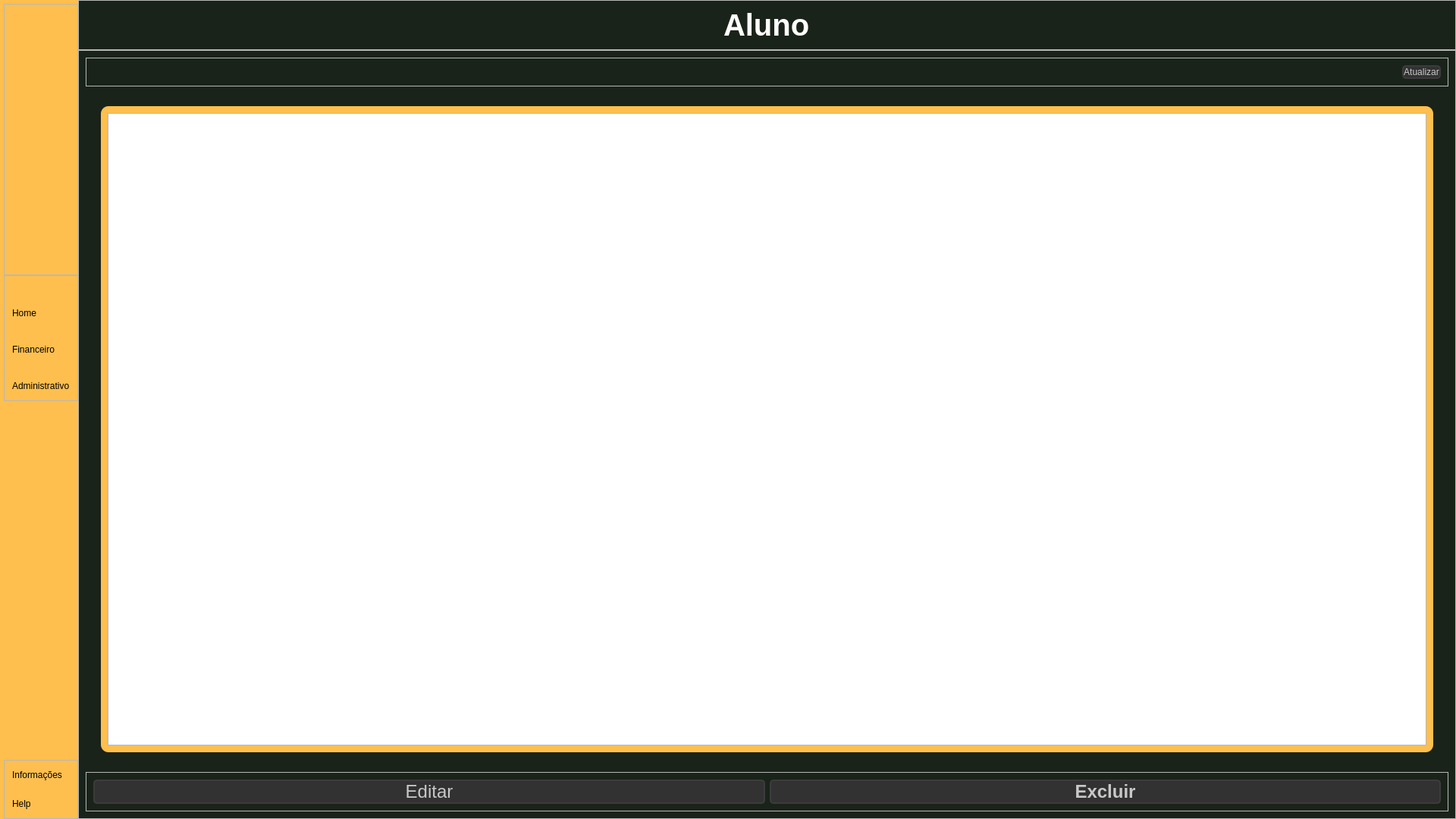
<?xml version="1.0" encoding="UTF-8"?>
<ui version="4.0">
 <class>editAluno</class>
 <widget class="QDialog" name="editAluno">
  <property name="geometry">
   <rect>
    <x>0</x>
    <y>0</y>
    <width>1920</width>
    <height>1080</height>
   </rect>
  </property>
  <property name="windowTitle">
   <string>Dialog</string>
  </property>
  <layout class="QGridLayout" name="gridLayout">
   <property name="leftMargin">
    <number>0</number>
   </property>
   <property name="topMargin">
    <number>0</number>
   </property>
   <property name="rightMargin">
    <number>0</number>
   </property>
   <property name="bottomMargin">
    <number>0</number>
   </property>
   <property name="spacing">
    <number>0</number>
   </property>
   <item row="0" column="0">
    <widget class="QWidget" name="widget" native="true">
     <property name="styleSheet">
      <string notr="true"/>
     </property>
     <layout class="QHBoxLayout" name="horizontalLayout">
      <property name="spacing">
       <number>0</number>
      </property>
      <property name="leftMargin">
       <number>0</number>
      </property>
      <property name="topMargin">
       <number>0</number>
      </property>
      <property name="rightMargin">
       <number>0</number>
      </property>
      <property name="bottomMargin">
       <number>0</number>
      </property>
      <item alignment="Qt::AlignLeft">
       <widget class="QWidget" name="leftMenu" native="true">
        <property name="styleSheet">
         <string notr="true">#leftMenu
{
	
	background-color: rgb(254, 191, 78);
}</string>
        </property>
        <layout class="QVBoxLayout" name="verticalLayout_2">
         <property name="spacing">
          <number>0</number>
         </property>
         <property name="leftMargin">
          <number>5</number>
         </property>
         <property name="topMargin">
          <number>0</number>
         </property>
         <property name="rightMargin">
          <number>0</number>
         </property>
         <property name="bottomMargin">
          <number>0</number>
         </property>
         <item alignment="Qt::AlignLeft">
          <widget class="QWidget" name="leftMenuSub" native="true">
           <layout class="QVBoxLayout" name="verticalLayout_3">
            <property name="spacing">
             <number>0</number>
            </property>
            <property name="leftMargin">
             <number>0</number>
            </property>
            <property name="topMargin">
             <number>5</number>
            </property>
            <property name="rightMargin">
             <number>0</number>
            </property>
            <property name="bottomMargin">
             <number>0</number>
            </property>
            <item>
             <widget class="QFrame" name="frame">
              <property name="frameShape">
               <enum>QFrame::StyledPanel</enum>
              </property>
              <property name="frameShadow">
               <enum>QFrame::Raised</enum>
              </property>
              <layout class="QHBoxLayout" name="horizontalLayout_2">
               <property name="spacing">
                <number>0</number>
               </property>
               <property name="leftMargin">
                <number>0</number>
               </property>
               <property name="topMargin">
                <number>0</number>
               </property>
               <property name="rightMargin">
                <number>0</number>
               </property>
               <property name="bottomMargin">
                <number>0</number>
               </property>
               <item alignment="Qt::AlignLeft">
                <widget class="QLabel" name="logo">
                 <property name="maximumSize">
                  <size>
                   <width>166</width>
                   <height>56</height>
                  </size>
                 </property>
                 <property name="styleSheet">
                  <string notr="true">#logo
{
	backgroud-repeat: no-repeat;
backgroud-position: center;
}</string>
                 </property>
                 <property name="text">
                  <string/>
                 </property>
                 <property name="pixmap">
                  <pixmap>../imgplural/nova.png</pixmap>
                 </property>
                 <property name="scaledContents">
                  <bool>true</bool>
                 </property>
                </widget>
               </item>
              </layout>
             </widget>
            </item>
            <item alignment="Qt::AlignTop">
             <widget class="QFrame" name="frame_2">
              <property name="sizePolicy">
               <sizepolicy hsizetype="Preferred" vsizetype="Preferred">
                <horstretch>0</horstretch>
                <verstretch>0</verstretch>
               </sizepolicy>
              </property>
              <property name="frameShape">
               <enum>QFrame::StyledPanel</enum>
              </property>
              <property name="frameShadow">
               <enum>QFrame::Raised</enum>
              </property>
              <layout class="QVBoxLayout" name="verticalLayout_4">
               <property name="spacing">
                <number>0</number>
               </property>
               <property name="leftMargin">
                <number>0</number>
               </property>
               <property name="topMargin">
                <number>10</number>
               </property>
               <property name="rightMargin">
                <number>0</number>
               </property>
               <property name="bottomMargin">
                <number>10</number>
               </property>
               <item>
                <widget class="QPushButton" name="homeButton">
                 <property name="toolTip">
                  <string>Home</string>
                 </property>
                 <property name="styleSheet">
                  <string notr="true">#homeButton
{
	border: none;
	backgroud-color: transparent;
	backgroud: none;
	padding: 2px 10px;
	margin: 0;
	text-align: left;
	margin-top: 30px
}</string>
                 </property>
                 <property name="text">
                  <string>Home</string>
                 </property>
                 <property name="icon">
                  <iconset>
                   <normaloff>../imgplural/feather/home.svg</normaloff>../imgplural/feather/home.svg</iconset>
                 </property>
                 <property name="iconSize">
                  <size>
                   <width>24</width>
                   <height>24</height>
                  </size>
                 </property>
                </widget>
               </item>
               <item>
                <widget class="QPushButton" name="finButton">
                 <property name="toolTip">
                  <string>Financeiro</string>
                 </property>
                 <property name="styleSheet">
                  <string notr="true">#finButton
{
	border: none;
	backgroud-color: transparent;
	backgroud: none;
	padding: 2px 10px;
	margin: 0;
	text-align: left;
	margin-top: 30px
}</string>
                 </property>
                 <property name="text">
                  <string>Financeiro</string>
                 </property>
                 <property name="icon">
                  <iconset>
                   <normaloff>../imgplural/feather/dollar-sign.svg</normaloff>../imgplural/feather/dollar-sign.svg</iconset>
                 </property>
                 <property name="iconSize">
                  <size>
                   <width>24</width>
                   <height>24</height>
                  </size>
                 </property>
                </widget>
               </item>
               <item>
                <widget class="QPushButton" name="admButton">
                 <property name="toolTip">
                  <string>Administrativo</string>
                 </property>
                 <property name="styleSheet">
                  <string notr="true">#admButton
{
	border: none;
	backgroud-color: transparent;
	backgroud: none;
	margin: 0;
	text-align: left;
	padding: 2px 10px;
	margin-top: 30px
}</string>
                 </property>
                 <property name="text">
                  <string>Administrativo</string>
                 </property>
                 <property name="icon">
                  <iconset>
                   <normaloff>../imgplural/feather/archive.svg</normaloff>../imgplural/feather/archive.svg</iconset>
                 </property>
                 <property name="iconSize">
                  <size>
                   <width>24</width>
                   <height>24</height>
                  </size>
                 </property>
                </widget>
               </item>
              </layout>
             </widget>
            </item>
            <item alignment="Qt::AlignBottom">
             <widget class="QFrame" name="frame_3">
              <property name="frameShape">
               <enum>QFrame::StyledPanel</enum>
              </property>
              <property name="frameShadow">
               <enum>QFrame::Raised</enum>
              </property>
              <layout class="QVBoxLayout" name="verticalLayout_5">
               <property name="spacing">
                <number>0</number>
               </property>
               <property name="leftMargin">
                <number>0</number>
               </property>
               <property name="topMargin">
                <number>10</number>
               </property>
               <property name="rightMargin">
                <number>0</number>
               </property>
               <property name="bottomMargin">
                <number>10</number>
               </property>
               <item>
                <widget class="QPushButton" name="infoButton">
                 <property name="toolTip">
                  <string>Help</string>
                 </property>
                 <property name="styleSheet">
                  <string notr="true">#infoButton
{
	border: none;
	backgroud-color: transparent;
	backgroud: none;
	padding: 2px 10px;
	margin: 0;
	text-align: left;
}</string>
                 </property>
                 <property name="text">
                  <string>Informações</string>
                 </property>
                 <property name="icon">
                  <iconset>
                   <normaloff>../imgplural/feather/info.svg</normaloff>../imgplural/feather/info.svg</iconset>
                 </property>
                 <property name="iconSize">
                  <size>
                   <width>24</width>
                   <height>24</height>
                  </size>
                 </property>
                </widget>
               </item>
               <item>
                <widget class="QPushButton" name="helpButton">
                 <property name="toolTip">
                  <string>Help</string>
                 </property>
                 <property name="styleSheet">
                  <string notr="true">#helpButton
{
	border: none;
	backgroud-color: transparent;
	backgroud: none;
	padding: 2px 10px;
	margin: 0;
	text-align: left;
	margin-top: 20px
}</string>
                 </property>
                 <property name="text">
                  <string>Help</string>
                 </property>
                 <property name="icon">
                  <iconset>
                   <normaloff>../imgplural/feather/help-circle.svg</normaloff>../imgplural/feather/help-circle.svg</iconset>
                 </property>
                 <property name="iconSize">
                  <size>
                   <width>24</width>
                   <height>24</height>
                  </size>
                 </property>
                </widget>
               </item>
              </layout>
             </widget>
            </item>
           </layout>
          </widget>
         </item>
        </layout>
       </widget>
      </item>
      <item>
       <widget class="QWidget" name="rightMenu" native="true">
        <property name="sizePolicy">
         <sizepolicy hsizetype="Expanding" vsizetype="Preferred">
          <horstretch>0</horstretch>
          <verstretch>0</verstretch>
         </sizepolicy>
        </property>
        <property name="maximumSize">
         <size>
          <width>16777215</width>
          <height>16777215</height>
         </size>
        </property>
        <property name="styleSheet">
         <string notr="true">#rightMenu
{
	
	background-color: rgb(26, 35, 25);
}</string>
        </property>
        <layout class="QVBoxLayout" name="verticalLayout_11">
         <property name="spacing">
          <number>0</number>
         </property>
         <property name="leftMargin">
          <number>0</number>
         </property>
         <property name="topMargin">
          <number>0</number>
         </property>
         <property name="rightMargin">
          <number>0</number>
         </property>
         <property name="bottomMargin">
          <number>0</number>
         </property>
         <item>
          <widget class="QFrame" name="frame_6">
           <property name="frameShape">
            <enum>QFrame::StyledPanel</enum>
           </property>
           <property name="frameShadow">
            <enum>QFrame::Raised</enum>
           </property>
           <layout class="QVBoxLayout" name="verticalLayout_12">
            <item alignment="Qt::AlignHCenter">
             <widget class="QLabel" name="label_6">
              <property name="font">
               <font>
                <pointsize>30</pointsize>
                <bold>true</bold>
               </font>
              </property>
              <property name="styleSheet">
               <string notr="true">#label_6
{
	text-align: center;
	color: rgb(255, 255, 255);
}</string>
              </property>
              <property name="text">
               <string>Aluno</string>
              </property>
             </widget>
            </item>
           </layout>
          </widget>
         </item>
         <item>
          <widget class="QWidget" name="widget_2" native="true">
           <property name="sizePolicy">
            <sizepolicy hsizetype="Preferred" vsizetype="Expanding">
             <horstretch>0</horstretch>
             <verstretch>0</verstretch>
            </sizepolicy>
           </property>
           <layout class="QVBoxLayout" name="verticalLayout">
            <property name="spacing">
             <number>0</number>
            </property>
            <property name="leftMargin">
             <number>0</number>
            </property>
            <property name="topMargin">
             <number>0</number>
            </property>
            <property name="rightMargin">
             <number>0</number>
            </property>
            <property name="bottomMargin">
             <number>0</number>
            </property>
            <item>
             <widget class="QFrame" name="frame_4">
              <property name="frameShape">
               <enum>QFrame::StyledPanel</enum>
              </property>
              <property name="frameShadow">
               <enum>QFrame::Raised</enum>
              </property>
              <layout class="QVBoxLayout" name="verticalLayout_6">
               <item>
                <widget class="QFrame" name="frame_11">
                 <property name="frameShape">
                  <enum>QFrame::StyledPanel</enum>
                 </property>
                 <property name="frameShadow">
                  <enum>QFrame::Raised</enum>
                 </property>
                 <layout class="QHBoxLayout" name="horizontalLayout_7">
                  <item alignment="Qt::AlignRight">
                   <widget class="QPushButton" name="btnAtualizar">
                    <property name="styleSheet">
                     <string notr="true">#btnAtualizar
{
	background-color: rgb(50, 50, 50);
	border: 2px solid rgb(60, 60, 60);
	border-radius: 5px;
	
	color: rgb(200, 200, 200);
}

#btnAtualizar:hover
{
	background-color: rgb(60, 60, 60);
	border: 2px solid rgb(70, 70, 70);
}

#btnAtualizar:pressed
{
	background-color: rgb(200, 200, 200);

	
	color: rgb(35, 35, 35);
}</string>
                    </property>
                    <property name="text">
                     <string>Atualizar</string>
                    </property>
                    <property name="icon">
                     <iconset>
                      <normaloff>../imgplural/iconWhite/refresh-ccw.svg</normaloff>../imgplural/iconWhite/refresh-ccw.svg</iconset>
                    </property>
                    <property name="iconSize">
                     <size>
                      <width>40</width>
                      <height>40</height>
                     </size>
                    </property>
                   </widget>
                  </item>
                 </layout>
                </widget>
               </item>
               <item>
                <widget class="QFrame" name="frame_5">
                 <property name="styleSheet">
                  <string notr="true">#frame_5
{
	background-color: rgb(254, 191, 78);
	border-radius: 10px;
	margin-top: 20px;
	margin-left: 20px;
	margin-bottom: 20px;
	margin-right: 20px;
}</string>
                 </property>
                 <property name="frameShape">
                  <enum>QFrame::StyledPanel</enum>
                 </property>
                 <property name="frameShadow">
                  <enum>QFrame::Raised</enum>
                 </property>
                 <layout class="QHBoxLayout" name="horizontalLayout_6">
                  <item>
                   <widget class="QTableWidget" name="twAlunos">
                    <property name="styleSheet">
                     <string notr="true"/>
                    </property>
                   </widget>
                  </item>
                 </layout>
                </widget>
               </item>
               <item>
                <widget class="QFrame" name="frame_12">
                 <property name="frameShape">
                  <enum>QFrame::StyledPanel</enum>
                 </property>
                 <property name="frameShadow">
                  <enum>QFrame::Raised</enum>
                 </property>
                 <layout class="QHBoxLayout" name="horizontalLayout_9">
                  <item alignment="Qt::AlignVCenter">
                   <widget class="QPushButton" name="btnEditarAluno">
                    <property name="font">
                     <font>
                      <pointsize>18</pointsize>
                     </font>
                    </property>
                    <property name="styleSheet">
                     <string notr="true">#btnEditarAluno
{
	background-color: rgb(50, 50, 50);
	border: 2px solid rgb(60, 60, 60);
	border-radius: 5px;
	
	color: rgb(200, 200, 200);
}

#btnEditarAluno:hover
{
	background-color: rgb(60, 60, 60);
	border: 2px solid rgb(70, 70, 70);
}
#btnEditarAluno:pressed
{
	background-color: rgb(200, 200, 200);

	
	color: rgb(35, 35, 35);
}</string>
                    </property>
                    <property name="text">
                     <string>Editar</string>
                    </property>
                    <property name="icon">
                     <iconset>
                      <normaloff>../imgplural/iconWhite/edit.svg</normaloff>../imgplural/iconWhite/edit.svg</iconset>
                    </property>
                    <property name="iconSize">
                     <size>
                      <width>200</width>
                      <height>40</height>
                     </size>
                    </property>
                   </widget>
                  </item>
                  <item>
                   <widget class="QPushButton" name="btnExcluirAluno">
                    <property name="font">
                     <font>
                      <pointsize>18</pointsize>
                      <bold>true</bold>
                     </font>
                    </property>
                    <property name="styleSheet">
                     <string notr="true">#btnExcluirAluno
{
	background-color: rgb(50, 50, 50);
	border: 2px solid rgb(60, 60, 60);
	border-radius: 5px;
	
	color: rgb(200, 200, 200);
}

#btnExcluirAluno:hover
{
	background-color: rgb(60, 60, 60);
	border: 2px solid rgb(70, 70, 70);
}

#btnExcluirAluno:pressed
{
	background-color: rgb(200, 200, 200);

	
	color: rgb(35, 35, 35);
}</string>
                    </property>
                    <property name="text">
                     <string>Excluir</string>
                    </property>
                    <property name="icon">
                     <iconset>
                      <normaloff>../imgplural/iconWhite/delete.svg</normaloff>../imgplural/iconWhite/delete.svg</iconset>
                    </property>
                    <property name="iconSize">
                     <size>
                      <width>200</width>
                      <height>40</height>
                     </size>
                    </property>
                   </widget>
                  </item>
                 </layout>
                </widget>
               </item>
              </layout>
             </widget>
            </item>
           </layout>
          </widget>
         </item>
        </layout>
       </widget>
      </item>
     </layout>
    </widget>
   </item>
  </layout>
 </widget>
 <resources/>
 <connections/>
</ui>
